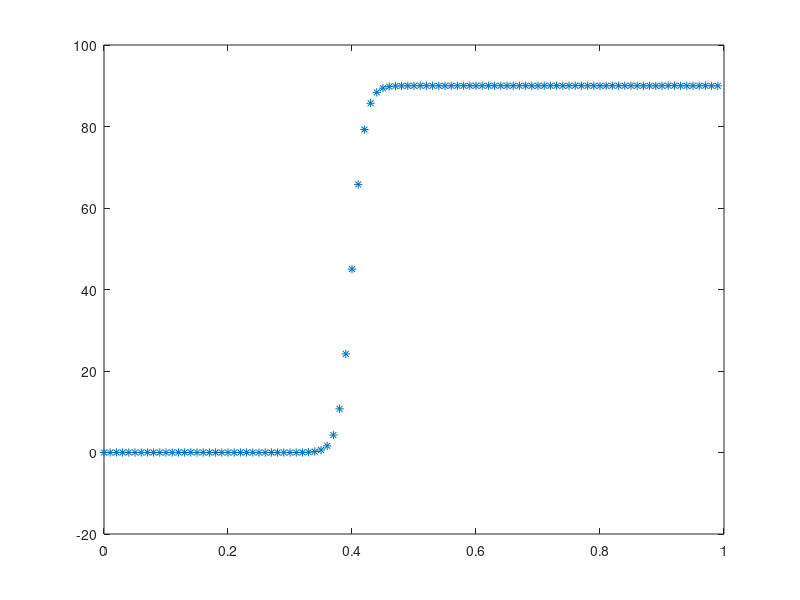

Source code (MATLAB): (Note: this script raises an error after producing the figure.)
clear all;
% 实验1
x=0:0.01:1-0.01;
f=90./(1+exp(-100*(x-0.4)));
n=8;%控制顶点个数-1
N=length(x);%采样点个数

% % 实验2
% x=0:0.05:10;
% f=100./exp(abs(x-5))+(x-5).^2/500;
% n=13;
% N=length(x);%采样点个数

f_=f+normrnd(0,0.01,1,N);



plot(x,f_,"*")
hold on
% plot(x,f)
d=[x;f_]';%给定数据点,di=(xi,yi) i=1~M+1




M=length(x)-1; %论文中是0~M，所以总数length=M+1

t=canshuhua(M,d);
p=3;%B样条次数p=3，控制顶点n+1个，节点矢量ui i=1~n+p+2,




ui=jiedianxiangliang(n,p);%方案1 均匀节点向量


% u=0:0.01:1;
% for j=1:n+1
%     for i=1:length(u)
%         Njp_u(i,j) = Njp(j, p , u(i), ui);  
%     end
%     subplot(5,5,j),plot(u,Njp_u(:,j));
% end


[N,R,P] = kongzhidingdian(M,n,p,t,ui,d);

DrawSpline(n,p,P,ui);

[epsilon,e] = shujudianwucha(M,N,P,d);